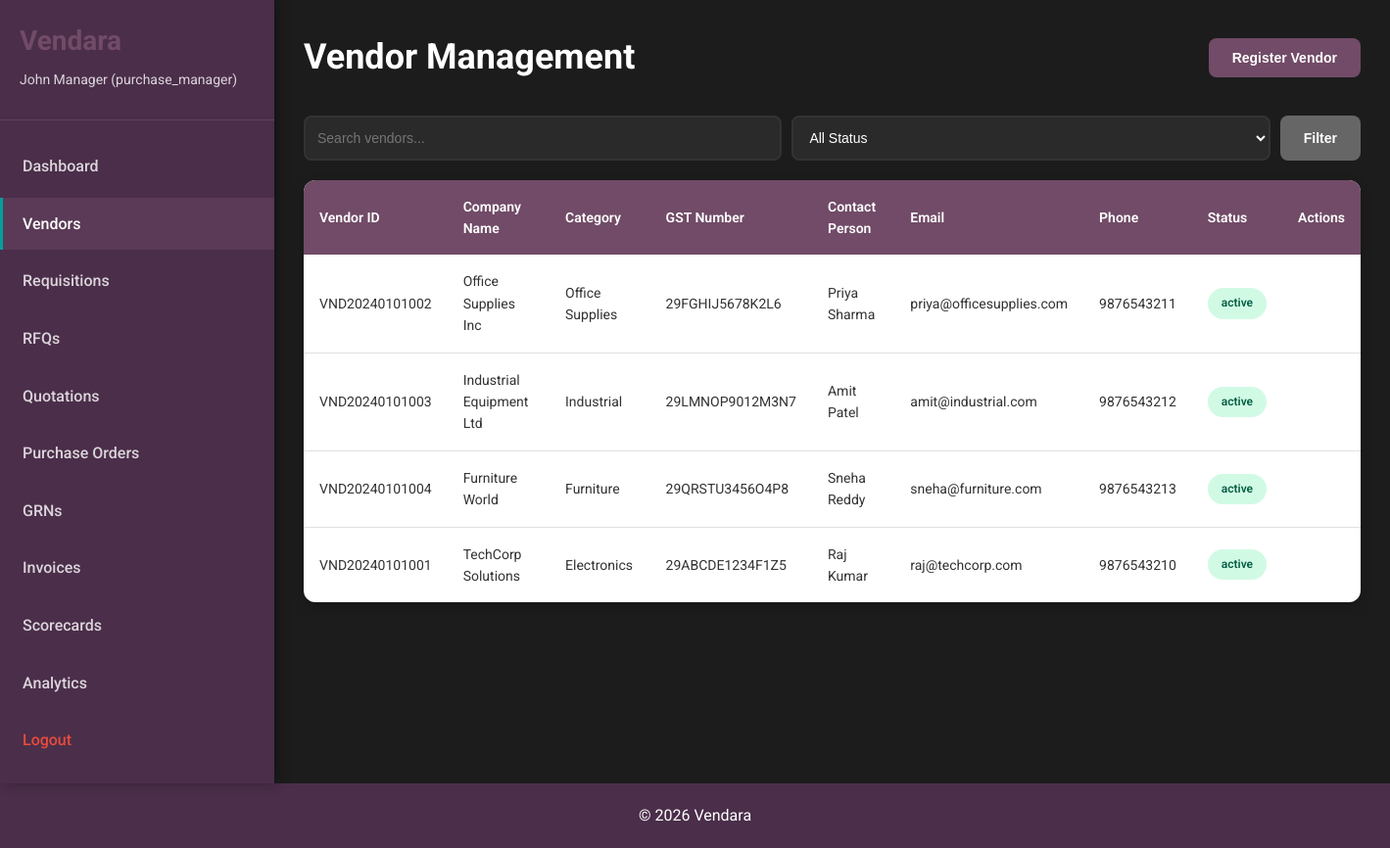
The app's page /vendors (signed in) with its own data.
### app.py (models this page shows)
class Vendor(db.Model):
    __tablename__ = 'vendors'
    id = db.Column(db.Integer, primary_key=True)
    vendor_id = db.Column(db.String(50), unique=True, nullable=False)
    company_name = db.Column(db.String(200), nullable=False)
    gst_number = db.Column(db.String(20), nullable=False)
    category = db.Column(db.String(100), nullable=False)
    contact_person = db.Column(db.String(100), nullable=False)
    email = db.Column(db.String(100), nullable=False)
    phone = db.Column(db.String(20), nullable=False)
    address = db.Column(db.Text)
    bank_name = db.Column(db.String(100))
    bank_account = db.Column(db.String(50))
    ifsc_code = db.Column(db.String(20))
    documents = db.Column(db.Text)
    status = db.Column(db.String(20), default='pending')
    approved_by = db.Column(db.Integer, db.ForeignKey('users.id'))
    approved_at = db.Column(db.DateTime)
    created_at = db.Column(db.DateTime, default=datetime.utcnow)
    approver = db.relationship('User', backref='approved_vendors')

### app.py (the view)
@app.route('/vendors')
@login_required
def vendors():
    search = request.args.get('search', '')
    status_filter = request.args.get('status', '')
    query = Vendor.query
    if search:
        query = query.filter(
            (Vendor.company_name.like(f'%{search}%')) |
            (Vendor.category.like(f'%{search}%')) |
            (Vendor.email.like(f'%{search}%'))
        )
    if status_filter:
        query = query.filter_by(status=status_filter)
    vendors = query.order_by(Vendor.created_at.desc()).all()
    return render_template('vendors.html', vendors=vendors, search=search, status_filter=status_filter)

### app.py (called while the page is built)
def is_logged_in():
    return 'user_id' in session

def login_required(f):
    from functools import wraps
    @wraps(f)
    def decorated_function(*args, **kwargs):
        if not is_logged_in():
            flash('Please login to access this page.', 'warning')
            return redirect(url_for('login'))
        return f(*args, **kwargs)
    return decorated_function

### templates/vendors.html (shortened to what this page needs)
{% extends "base.html" %}
{% block content %}
<div class="dashboard-container">
    <aside class="sidebar">
        <div class="sidebar-header">
            <h2>Vendara</h2>
            <p>{{ session.user_name }} ({{ session.user_role }})</p>
        </div>
        <nav class="sidebar-nav">
            <ul>
                <li>
                    <a href="{{ url_for('dashboard') }}">Dashboard</a>
                </li>
                <li class="active">
                    <a href="{{ url_for('vendors') }}">Vendors</a>
                </li>
                <li>
                    <a href="{{ url_for('requisitions') }}">Requisitions</a>
                </li>
                <li>
                    <a href="{{ url_for('rfqs') }}">RFQs</a>
                </li>
                <li>
                    <a href="{{ url_for('quotations') }}">Quotations</a>
                </li>
                <li>
                    <a href="{{ url_for('purchase_orders') }}">Purchase Orders</a>
                </li>
                <li>
                    <a href="{{ url_for('grns') }}">GRNs</a>
                </li>
                <li>
                    <a href="{{ url_for('invoices') }}">Invoices</a>
                </li>
                <li>
                    <a href="{{ url_for('scorecards') }}">Scorecards</a>
                </li>
                <li>
                    <a href="{{ url_for('analytics') }}">Analytics</a>
                </li>
                <li>
                    <a href="{{ url_for('logout') }}" class="logout">Logout</a>
                </li>
            </ul>
        </nav>
    </aside>
    <main class="main-content">
        <div class="content-header">
            <h1>Vendor Management</h1>
            <button onclick="showRegisterForm()" class="btn btn-primary">Register Vendor</button>
        </div>
        <div class="search-bar">
            <form method="GET" action="{{ url_for('vendors') }}">
                <input type="text" name="search" placeholder="Search vendors..." value="{{ search }}">
                <select name="status">
                    <option value="">All Status</option>
                </select>
                <button type="submit" class="btn btn-secondary">Filter</button>
            </form>
        </div>
        <div class="table-container">
            <table class="table">
                <thead>
                    <tr>
                        <th>Vendor ID</th>
                        <th>Company Name</th>
                        <th>Category</th>
                        <th>GST Number</th>
                        <th>Contact Person</th>
                        <th>Email</th>
                        <th>Phone</th>
                        <th>Status</th>
                        <th>Actions</th>
                    </tr>
                </thead>
                <tbody>
                    {% if vendors %}
                        {% for vendor in vendors %}
                        <tr>
                            <td>{{ vendor.vendor_id }}</td>
                            <td>{{ vendor.company_name }}</td>
                            <td>{{ vendor.category }}</td>
                            <td>{{ vendor.gst_number }}</td>
                            <td>{{ vendor.contact_person }}</td>
                            <td>{{ vendor.email }}</td>
                            <td>{{ vendor.phone }}</td>
                            <td>
                                <span class="status status-{{ vendor.status }}">{{ vendor.status }}</span>
                            </td>
                            <td>
                            </td>
                        </tr>
                        {% endfor %}
                    {% else %}
                        <tr>
                            <td colspan="9" class="no-data">No vendors found</td>
                        </tr>
                    {% endif %}
                </tbody>
            </table>
        </div>
    </main>
</div>
{% endblock %}

### static/style.css (style rules this page uses)
* { margin: 0; padding: 0; box-sizing: border-box; }
body { font-family: 'Roboto', 'Segoe UI', Tahoma, Geneva, Verdana, sans-serif; background-color: #1C1C1C; color: #FFFFFF; line-height: 1.6; }
.dashboard-container { display: flex; min-height: 100vh; }
.sidebar { width: 280px; background: #4B2E4A; color: white; padding: 20px 0; position: fixed; height: 100vh; overflow-y: auto; box-shadow: 4px 0 12px rgba(0,0,0,0.3); }
.sidebar-header { padding: 0 20px 30px; border-bottom: 1px solid rgba(255,255,255,0.1); }
.sidebar-header h2 { font-size: 28px; margin-bottom: 5px; font-weight: 700; color: #714B67; }
.sidebar-header p { font-size: 14px; opacity: 0.8; }
.sidebar-nav ul { list-style: none; padding: 20px 0; }
.sidebar-nav ul li { margin-bottom: 5px; }
.sidebar-nav ul li a { display: block; padding: 14px 20px; color: rgba(255,255,255,0.8); text-decoration: none; transition: all 0.3s; border-left: 3px solid transparent; font-weight: 500; }
.sidebar-nav ul li.active a { background: rgba(113, 75, 103, 0.4); color: white; border-left-color: #00A09D; }
.sidebar-nav ul li a.logout { color: #E74C3C; }
.main-content { flex: 1; margin-left: 280px; padding: 30px; background: #1C1C1C; }
.content-header { display: flex; justify-content: space-between; align-items: center; margin-bottom: 30px; }
.content-header h1 { color: #FFFFFF; font-size: 36px; font-weight: 700; }
.btn { padding: 12px 24px; border: none; border-radius: 8px; font-size: 14px; font-weight: 600; cursor: pointer; text-decoration: none; display: inline-block; transition: all 0.3s; }
.btn-primary { background-color: #714B67; color: white; }
.btn-secondary { background-color: #666; color: white; }
.table-container { background: #FFFFFF; border-radius: 12px; box-shadow: 0 4px 12px rgba(0,0,0,0.2); overflow-x: auto; }
.table { width: 100%; border-collapse: collapse; }
.table thead { background: #714B67; color: white; }
.table thead th { padding: 16px; text-align: left; font-weight: 600; font-size: 14px; }
.table tbody tr { border-bottom: 1px solid #E0E0E0; }
.table tbody td { padding: 16px; font-size: 14px; color: #333; }
.table tbody tr:last-child { border-bottom: none; }
.status { display: inline-block; padding: 6px 14px; border-radius: 20px; font-size: 12px; font-weight: 600; }
.status-active { background-color: #D1FAE5; color: #065F46; }
.search-bar { margin-bottom: 20px; }
.search-bar form { display: flex; gap: 10px; }
.search-bar input, .search-bar select { flex: 1; padding: 12px; border: 2px solid #333; border-radius: 8px; font-size: 14px; background: #2A2A2A; color: #FFFFFF; }

### records on screen
Vendor: vendor_id "VND20240101002", company_name "Office Supplies Inc", category "Office Supplies", gst_number "29FGHIJ5678K2L6", contact_person "Priya Sharma", email "priya@officesupplies.com", phone "9876543211", status "active"
Vendor: vendor_id "VND20240101003", company_name "Industrial Equipment Ltd", category "Industrial", gst_number "29LMNOP9012M3N7", contact_person "Amit Patel", email "amit@industrial.com", phone "9876543212", status "active"
Vendor: vendor_id "VND20240101004", company_name "Furniture World", category "Furniture", gst_number "29QRSTU3456O4P8", contact_person "Sneha Reddy", email "sneha@furniture.com", phone "9876543213", status "active"
Vendor: vendor_id "VND20240101001", company_name "TechCorp Solutions", category "Electronics", gst_number "29ABCDE1234F1Z5", contact_person "Raj Kumar", email "raj@techcorp.com", phone "9876543210", status "active"

### other values on screen
{{ session.user_name }} "John Manager"
{{ session.user_role }} "purchase_manager"
